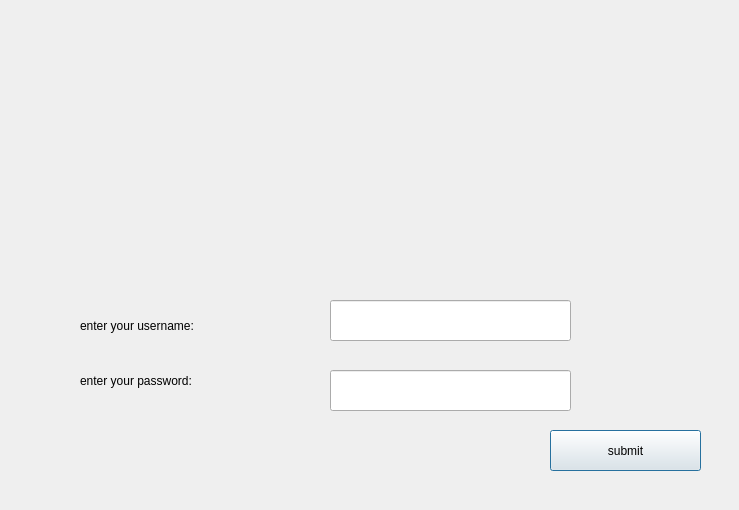
<?xml version="1.0" encoding="UTF-8"?>
<ui version="4.0">
 <class>login_form</class>
 <widget class="QDialog" name="login_form">
  <property name="geometry">
   <rect>
    <x>0</x>
    <y>0</y>
    <width>739</width>
    <height>510</height>
   </rect>
  </property>
  <property name="windowTitle">
   <string>Dialog</string>
  </property>
  <widget class="QLabel" name="label">
   <property name="geometry">
    <rect>
     <x>230</x>
     <y>20</y>
     <width>271</width>
     <height>241</height>
    </rect>
   </property>
   <property name="styleSheet">
    <string notr="true">border-image: url(:/pictures/login.png);</string>
   </property>
   <property name="text">
    <string/>
   </property>
  </widget>
  <widget class="QLabel" name="label_2">
   <property name="geometry">
    <rect>
     <x>80</x>
     <y>310</y>
     <width>241</width>
     <height>31</height>
    </rect>
   </property>
   <property name="styleSheet">
    <string notr="true">font: 16pt &quot;Bernard MT&quot;;
</string>
   </property>
   <property name="text">
    <string>enter your username:</string>
   </property>
  </widget>
  <widget class="QLabel" name="label_3">
   <property name="geometry">
    <rect>
     <x>80</x>
     <y>360</y>
     <width>251</width>
     <height>41</height>
    </rect>
   </property>
   <property name="styleSheet">
    <string notr="true">font: 16pt &quot;Bernard MT&quot;;</string>
   </property>
   <property name="text">
    <string>enter your password:</string>
   </property>
  </widget>
  <widget class="QLineEdit" name="usrnm">
   <property name="geometry">
    <rect>
     <x>330</x>
     <y>300</y>
     <width>241</width>
     <height>41</height>
    </rect>
   </property>
   <property name="styleSheet">
    <string notr="true">font: 15pt &quot;Segoe UI&quot;;</string>
   </property>
  </widget>
  <widget class="QLineEdit" name="passwd">
   <property name="geometry">
    <rect>
     <x>330</x>
     <y>370</y>
     <width>241</width>
     <height>41</height>
    </rect>
   </property>
   <property name="styleSheet">
    <string notr="true">font: 15pt &quot;Segoe UI&quot;;</string>
   </property>
   <property name="echoMode">
    <enum>QLineEdit::EchoMode::Password</enum>
   </property>
  </widget>
  <widget class="QPushButton" name="submit">
   <property name="geometry">
    <rect>
     <x>550</x>
     <y>430</y>
     <width>151</width>
     <height>41</height>
    </rect>
   </property>
   <property name="text">
    <string>submit</string>
   </property>
  </widget>
 </widget>
 <resources/>
 <connections/>
</ui>
